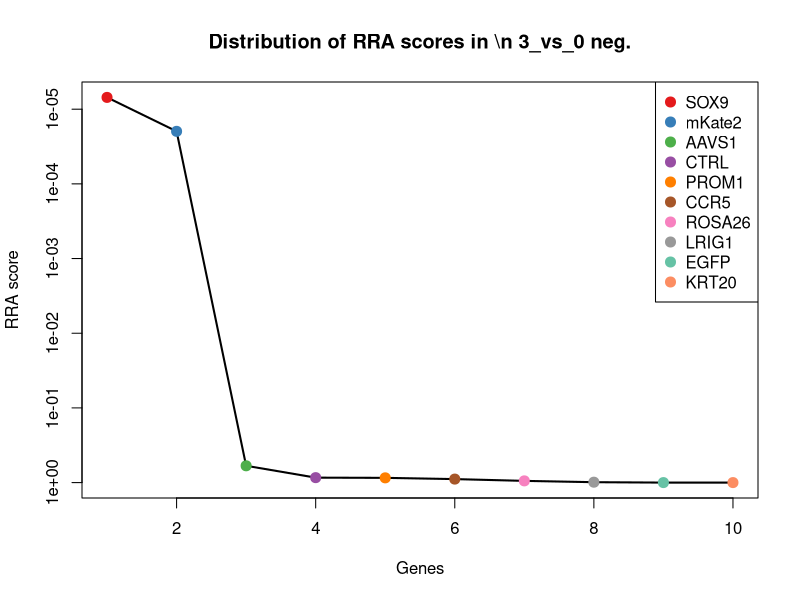
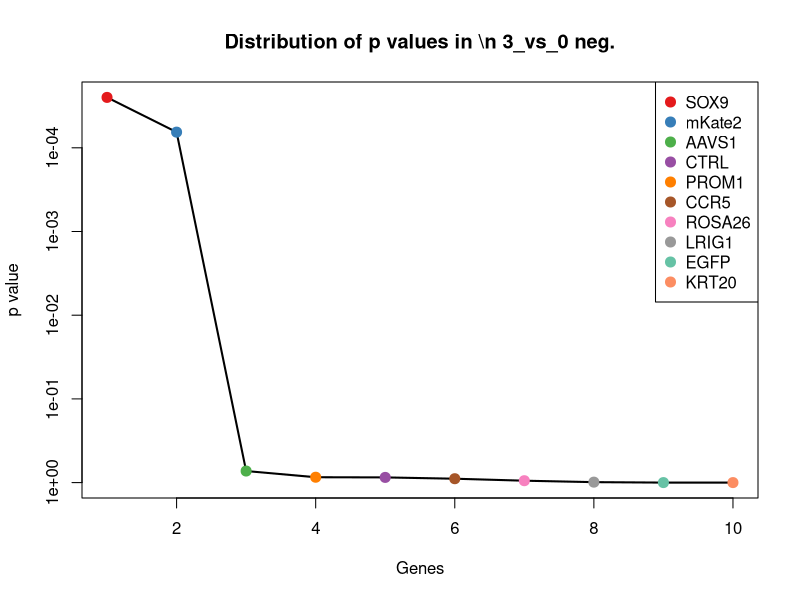
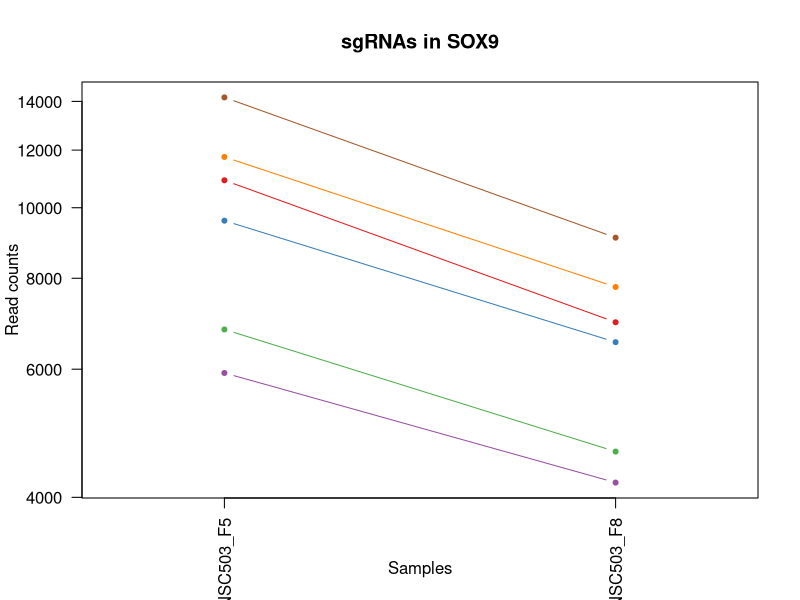
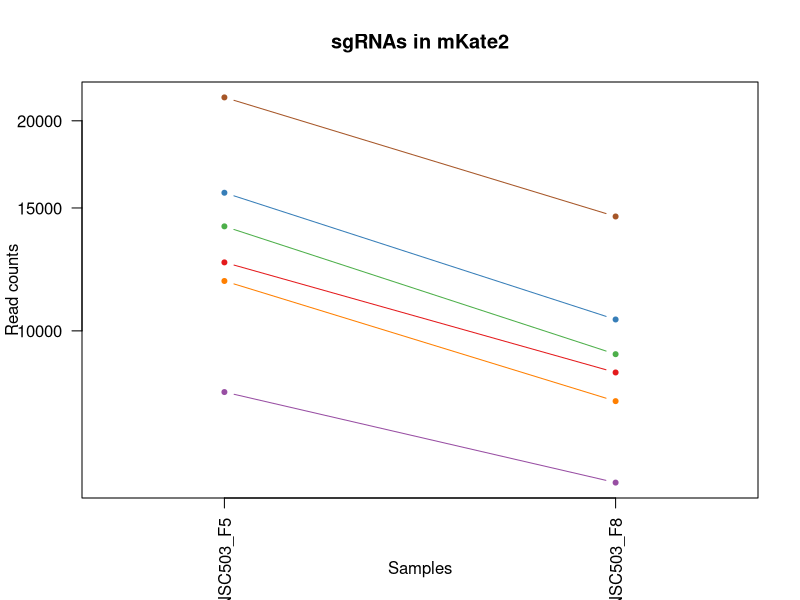
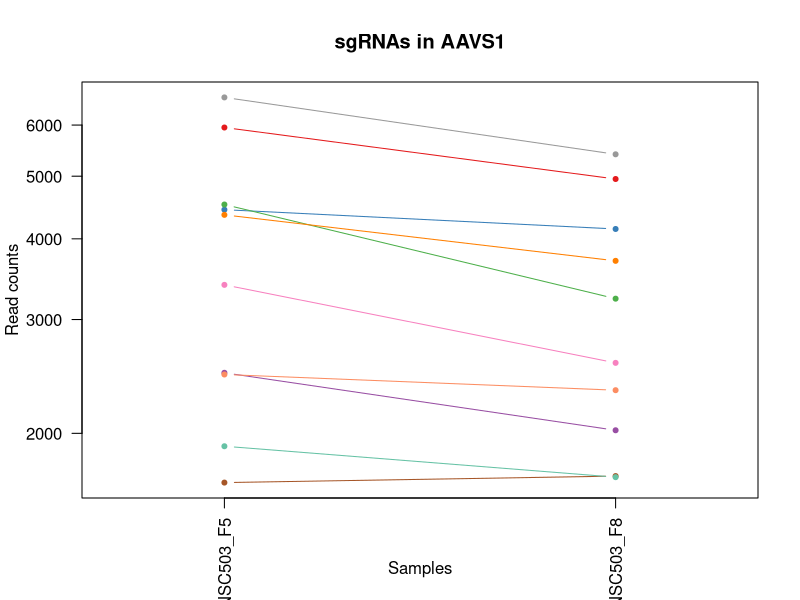
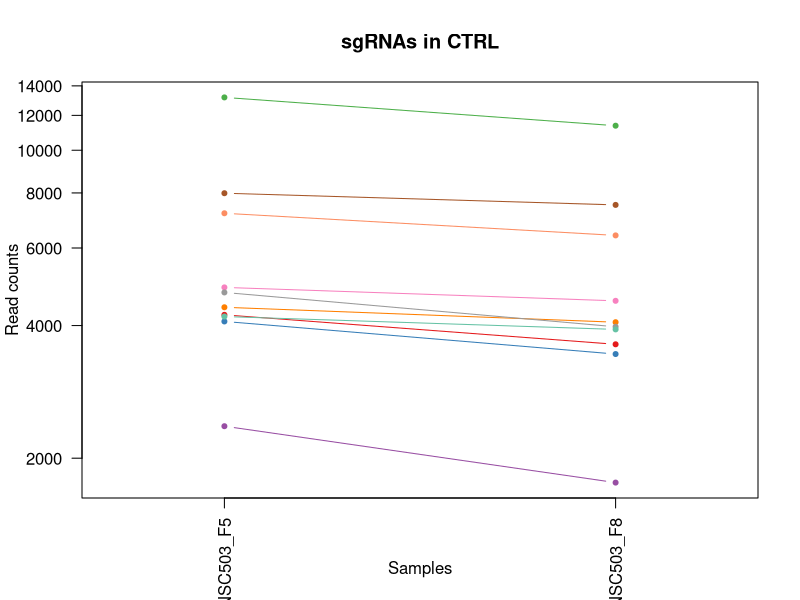
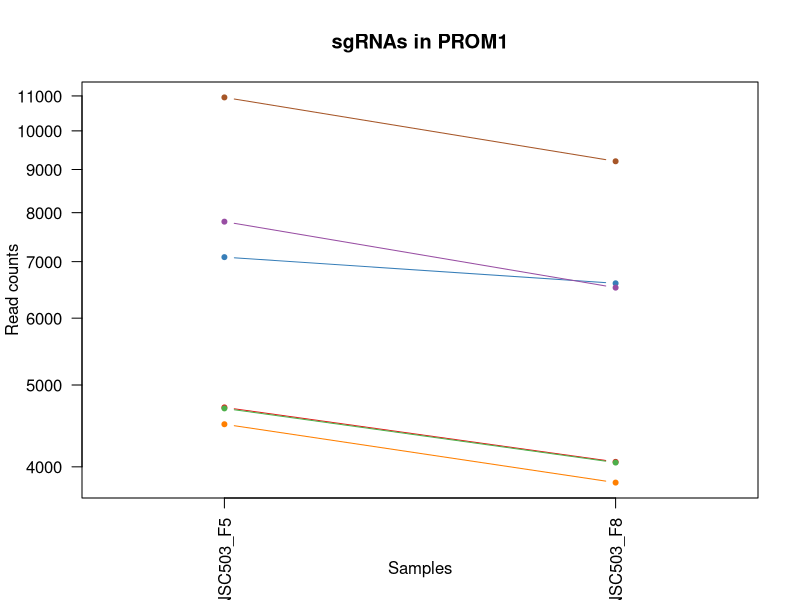
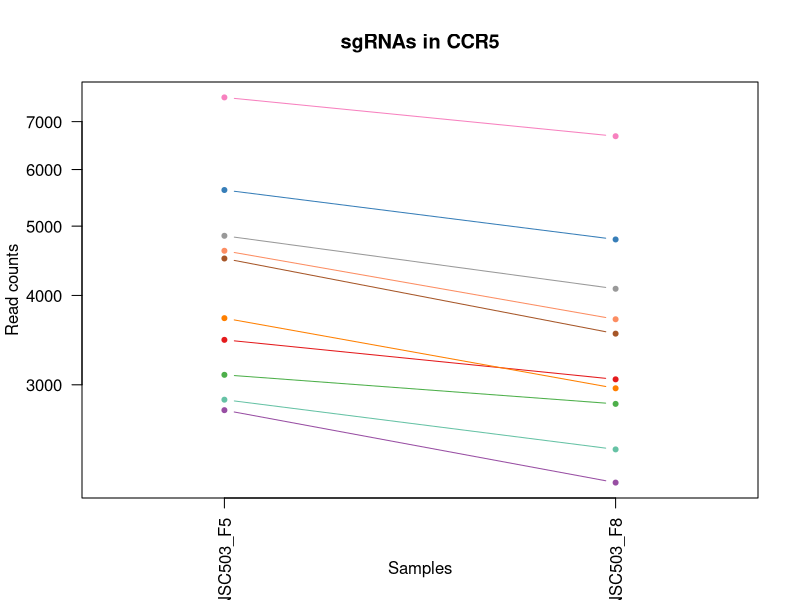

Reproduce these figures in R, in order. (Note: this script raises an error after producing the figures.)
pdf(file='S3B_c0_t3.pdf',width=4.5,height=4.5);
gstable=read.table('S3B_c0_t3.gene_summary.txt',header=T)
# 
#
# parameters
# Do not modify the variables beginning with "__"

# gstablename='__GENE_SUMMARY_FILE__'
startindex=3
# outputfile='__OUTPUT_FILE__'
targetgenelist=c("SOX9","mKate2","AAVS1","CTRL","PROM1","CCR5","ROSA26","LRIG1","EGFP","KRT20")
# samplelabel=sub('.\\w+.\\w+$','',colnames(gstable)[startindex]);
samplelabel='3_vs_0 neg.'


# You need to write some codes in front of this code:
# gstable=read.table(gstablename,header=T)
# pdf(file=outputfile,width=6,height=6)


# set up color using RColorBrewer
#library(RColorBrewer)
#colors <- brewer.pal(length(targetgenelist), "Set1")

colors=c( "#E41A1C", "#377EB8", "#4DAF4A", "#984EA3", "#FF7F00",  "#A65628", "#F781BF",
          "#999999", "#66C2A5", "#FC8D62", "#8DA0CB", "#E78AC3", "#A6D854", "#FFD92F", "#E5C494", "#B3B3B3", 
          "#8DD3C7", "#FFFFB3", "#BEBADA", "#FB8072", "#80B1D3", "#FDB462", "#B3DE69", "#FCCDE5",
          "#D9D9D9", "#BC80BD", "#CCEBC5", "#FFED6F")

######
# function definition

plotrankedvalues<-function(val, tglist, ...){
  
  plot(val,log='y',ylim=c(max(val),min(val)),type='l',lwd=2, ...)
  if(length(tglist)>0){
    for(i in 1:length(tglist)){
      targetgene=tglist[i];
      tx=which(names(val)==targetgene);ty=val[targetgene];
      points(tx,ty,col=colors[(i %% length(colors)) ],cex=2,pch=20)
      # text(tx+50,ty,targetgene,col=colors[i])
    }
    legend('topright',tglist,pch=20,pt.cex = 2,cex=1,col=colors)
  }
}



plotrandvalues<-function(val,targetgenelist, ...){
  # choose the one with the best distance distribution
  
  mindiffvalue=0;
  randval=val;
  for(i in 1:20){
    randval0=sample(val)
    vindex=sort(which(names(randval0) %in% targetgenelist))
    if(max(vindex)>0.9*length(val)){
      # print('pass...')
      next;
    }
    mindiffind=min(diff(vindex));
    if (mindiffind > mindiffvalue){
      mindiffvalue=mindiffind;
      randval=randval0;
      # print(paste('Diff: ',mindiffvalue))
    }
  }
  plot(randval,log='y',ylim=c(max(randval),min(randval)),pch=20,col='grey', ...)
  
  if(length(targetgenelist)>0){
    for(i in 1:length(targetgenelist)){
      targetgene=targetgenelist[i];
      tx=which(names(randval)==targetgene);ty=randval[targetgene];
      points(tx,ty,col=colors[(i %% length(colors)) ],cex=2,pch=20)
      text(tx+50,ty,targetgene,col=colors[i])
    }
  }
  
}




# set.seed(1235)



pvec=gstable[,startindex]
names(pvec)=gstable[,'id']
pvec=sort(pvec);

plotrankedvalues(pvec,targetgenelist,xlab='Genes',ylab='RRA score',main=paste('Distribution of RRA scores in \\n',samplelabel))

# plotrandvalues(pvec,targetgenelist,xlab='Genes',ylab='RRA score',main=paste('Distribution of RRA scores in \\n',samplelabel))


pvec=gstable[,startindex+1]
names(pvec)=gstable[,'id']
pvec=sort(pvec);

plotrankedvalues(pvec,targetgenelist,xlab='Genes',ylab='p value',main=paste('Distribution of p values in \\n',samplelabel))

# plotrandvalues(pvec,targetgenelist,xlab='Genes',ylab='p value',main=paste('Distribution of p values in \\n',samplelabel))



# you need to write after this code:
# dev.off()






# parameters
# Do not modify the variables beginning with "__"
targetmat=list(c(10905.97302303463,6959.459603345825),c(9597.156445850862,6534.76652840241),c(6802.352696669123,4622.396139855637),c(5927.728844804659,4190.193757103792),c(11741.918787298811,7781.311624601745),c(14176.142945626298,9095.44049107695))
targetgene="SOX9"
collabel=c("S21_MNSC503_F5","S24_MNSC503_F8")

# set up color using RColorBrewer
#library(RColorBrewer)
#colors <- brewer.pal(length(targetgenelist), "Set1")

colors=c( "#E41A1C", "#377EB8", "#4DAF4A", "#984EA3", "#FF7F00",  "#A65628", "#F781BF",
          "#999999", "#66C2A5", "#FC8D62", "#8DA0CB", "#E78AC3", "#A6D854", "#FFD92F", "#E5C494", "#B3B3B3", 
          "#8DD3C7", "#FFFFB3", "#BEBADA", "#FB8072", "#80B1D3", "#FDB462", "#B3DE69", "#FCCDE5",
          "#D9D9D9", "#BC80BD", "#CCEBC5", "#FFED6F")


## code

targetmatvec=unlist(targetmat)+1
yrange=range(targetmatvec[targetmatvec>0]);
# yrange[1]=1; # set the minimum value to 1
for(i in 1:length(targetmat)){
  vali=targetmat[[i]]+1;
  if(i==1){
    plot(1:length(vali),vali,type='b',las=1,pch=20,main=paste('sgRNAs in',targetgene),ylab='Read counts',xlab='Samples',xlim=c(0.7,length(vali)+0.3),ylim = yrange,col=colors[(i %% length(colors))],xaxt='n',log='y')
    axis(1,at=1:length(vali),labels=(collabel),las=2)
    # lines(0:100,rep(1,101),col='black');
  }else{
    lines(1:length(vali),vali,type='b',pch=20,col=colors[(i %% length(colors))])
  }
}




# parameters
# Do not modify the variables beginning with "__"
targetmat=list(c(12534.195742982027,8716.637630518382),c(15771.925979199263,10382.035228921244),c(14116.254293858117,9258.976527793864),c(8171.057925621072,6060.845768937066),c(11788.082956370117,7929.8290457018),c(21602.33576488063,14583.910131504816))
targetgene="mKate2"
collabel=c("S21_MNSC503_F5","S24_MNSC503_F8")

# set up color using RColorBrewer
#library(RColorBrewer)
#colors <- brewer.pal(length(targetgenelist), "Set1")

colors=c( "#E41A1C", "#377EB8", "#4DAF4A", "#984EA3", "#FF7F00",  "#A65628", "#F781BF",
          "#999999", "#66C2A5", "#FC8D62", "#8DA0CB", "#E78AC3", "#A6D854", "#FFD92F", "#E5C494", "#B3B3B3", 
          "#8DD3C7", "#FFFFB3", "#BEBADA", "#FB8072", "#80B1D3", "#FDB462", "#B3DE69", "#FCCDE5",
          "#D9D9D9", "#BC80BD", "#CCEBC5", "#FFED6F")


## code

targetmatvec=unlist(targetmat)+1
yrange=range(targetmatvec[targetmatvec>0]);
# yrange[1]=1; # set the minimum value to 1
for(i in 1:length(targetmat)){
  vali=targetmat[[i]]+1;
  if(i==1){
    plot(1:length(vali),vali,type='b',las=1,pch=20,main=paste('sgRNAs in',targetgene),ylab='Read counts',xlab='Samples',xlim=c(0.7,length(vali)+0.3),ylim = yrange,col=colors[(i %% length(colors))],xaxt='n',log='y')
    axis(1,at=1:length(vali),labels=(collabel),las=2)
    # lines(0:100,rep(1,101),col='black');
  }else{
    lines(1:length(vali),vali,type='b',pch=20,col=colors[(i %% length(colors))])
  }
}




# parameters
# Do not modify the variables beginning with "__"
targetmat=list(c(5946.444048482216,4949.468213289465),c(4436.750951826009,4141.800440116134),c(4519.097848007256,3230.671092693326),c(2480.3883273987926,2020.8381680018688),c(4355.651735889932,3697.0825443502395),c(1676.8822495090428,1716.2940179933294),c(3393.690266863539,2569.852005551509),c(6620.191380874242,5405.03288700087),c(1908.9507751107408,1709.6190777191696),c(2465.4161644567475,2331.2228907502977))
targetgene="AAVS1"
collabel=c("S21_MNSC503_F5","S24_MNSC503_F8")

# set up color using RColorBrewer
#library(RColorBrewer)
#colors <- brewer.pal(length(targetgenelist), "Set1")

colors=c( "#E41A1C", "#377EB8", "#4DAF4A", "#984EA3", "#FF7F00",  "#A65628", "#F781BF",
          "#999999", "#66C2A5", "#FC8D62", "#8DA0CB", "#E78AC3", "#A6D854", "#FFD92F", "#E5C494", "#B3B3B3", 
          "#8DD3C7", "#FFFFB3", "#BEBADA", "#FB8072", "#80B1D3", "#FDB462", "#B3DE69", "#FCCDE5",
          "#D9D9D9", "#BC80BD", "#CCEBC5", "#FFED6F")


## code

targetmatvec=unlist(targetmat)+1
yrange=range(targetmatvec[targetmatvec>0]);
# yrange[1]=1; # set the minimum value to 1
for(i in 1:length(targetmat)){
  vali=targetmat[[i]]+1;
  if(i==1){
    plot(1:length(vali),vali,type='b',las=1,pch=20,main=paste('sgRNAs in',targetgene),ylab='Read counts',xlab='Samples',xlim=c(0.7,length(vali)+0.3),ylim = yrange,col=colors[(i %% length(colors))],xaxt='n',log='y')
    axis(1,at=1:length(vali),labels=(collabel),las=2)
    # lines(0:100,rep(1,101),col='black');
  }else{
    lines(1:length(vali),vali,type='b',pch=20,col=colors[(i %% length(colors))])
  }
}




# parameters
# Do not modify the variables beginning with "__"
targetmat=list(c(4229.636031127719,3626.161303937292),c(4086.1528029331216,3445.9379165349783),c(13179.246429735133,11367.42328689408),c(2363.106384352773,1759.681129775368),c(4400.568224716067,4070.0448321689164),c(7987.648929581021,7514.314013635355),c(4882.172799351849,4551.474899442689),c(4754.909414344466,3974.09256572787),c(4192.205623772607,3919.858676000322),c(7192.876613407464,6407.108295659104))
targetgene="CTRL"
collabel=c("S21_MNSC503_F5","S24_MNSC503_F8")

# set up color using RColorBrewer
#library(RColorBrewer)
#colors <- brewer.pal(length(targetgenelist), "Set1")

colors=c( "#E41A1C", "#377EB8", "#4DAF4A", "#984EA3", "#FF7F00",  "#A65628", "#F781BF",
          "#999999", "#66C2A5", "#FC8D62", "#8DA0CB", "#E78AC3", "#A6D854", "#FFD92F", "#E5C494", "#B3B3B3", 
          "#8DD3C7", "#FFFFB3", "#BEBADA", "#FB8072", "#80B1D3", "#FDB462", "#B3DE69", "#FCCDE5",
          "#D9D9D9", "#BC80BD", "#CCEBC5", "#FFED6F")


## code

targetmatvec=unlist(targetmat)+1
yrange=range(targetmatvec[targetmatvec>0]);
# yrange[1]=1; # set the minimum value to 1
for(i in 1:length(targetmat)){
  vali=targetmat[[i]]+1;
  if(i==1){
    plot(1:length(vali),vali,type='b',las=1,pch=20,main=paste('sgRNAs in',targetgene),ylab='Read counts',xlab='Samples',xlim=c(0.7,length(vali)+0.3),ylim = yrange,col=colors[(i %% length(colors))],xaxt='n',log='y')
    axis(1,at=1:length(vali),labels=(collabel),las=2)
    # lines(0:100,rep(1,101),col='black');
  }else{
    lines(1:length(vali),vali,type='b',pch=20,col=colors[(i %% length(colors))])
  }
}




# parameters
# Do not modify the variables beginning with "__"
targetmat=list(c(4702.506844047309,4053.357481483517),c(7085.5761123228085,6597.344093472658),c(4690.030041595604,4045.8481736750873),c(7805.48761378614,6519.74791278555),c(4491.648882613507,3830.581349833435),c(10954.632552596277,9203.073902997776))
targetgene="PROM1"
collabel=c("S21_MNSC503_F5","S24_MNSC503_F8")

# set up color using RColorBrewer
#library(RColorBrewer)
#colors <- brewer.pal(length(targetgenelist), "Set1")

colors=c( "#E41A1C", "#377EB8", "#4DAF4A", "#984EA3", "#FF7F00",  "#A65628", "#F781BF",
          "#999999", "#66C2A5", "#FC8D62", "#8DA0CB", "#E78AC3", "#A6D854", "#FFD92F", "#E5C494", "#B3B3B3", 
          "#8DD3C7", "#FFFFB3", "#BEBADA", "#FB8072", "#80B1D3", "#FDB462", "#B3DE69", "#FCCDE5",
          "#D9D9D9", "#BC80BD", "#CCEBC5", "#FFED6F")


## code

targetmatvec=unlist(targetmat)+1
yrange=range(targetmatvec[targetmatvec>0]);
# yrange[1]=1; # set the minimum value to 1
for(i in 1:length(targetmat)){
  vali=targetmat[[i]]+1;
  if(i==1){
    plot(1:length(vali),vali,type='b',las=1,pch=20,main=paste('sgRNAs in',targetgene),ylab='Read counts',xlab='Samples',xlim=c(0.7,length(vali)+0.3),ylim = yrange,col=colors[(i %% length(colors))],xaxt='n',log='y')
    axis(1,at=1:length(vali),labels=(collabel),las=2)
    # lines(0:100,rep(1,101),col='black');
  }else{
    lines(1:length(vali),vali,type='b',pch=20,col=colors[(i %% length(colors))])
  }
}




# parameters
# Do not modify the variables beginning with "__"
targetmat=list(c(3466.055721083423,3052.116440359552),c(5615.808783512055,4789.269646709631),c(3096.7423685129793,2820.1622658325005),c(2763.6117430524773,2188.5460423901327),c(3716.8394503626773,2965.3422167954755),c(4504.125685065212,3536.0496102361353),c(7567.18068695859,6678.2777442968445),c(4845.990072241906,4085.897815320046),c(2858.4354416854294,2435.518832534044),c(4617.66458737572,3703.7574846243992))
targetgene="CCR5"
collabel=c("S21_MNSC503_F5","S24_MNSC503_F8")

# set up color using RColorBrewer
#library(RColorBrewer)
#colors <- brewer.pal(length(targetgenelist), "Set1")

colors=c( "#E41A1C", "#377EB8", "#4DAF4A", "#984EA3", "#FF7F00",  "#A65628", "#F781BF",
          "#999999", "#66C2A5", "#FC8D62", "#8DA0CB", "#E78AC3", "#A6D854", "#FFD92F", "#E5C494", "#B3B3B3", 
          "#8DD3C7", "#FFFFB3", "#BEBADA", "#FB8072", "#80B1D3", "#FDB462", "#B3DE69", "#FCCDE5",
          "#D9D9D9", "#BC80BD", "#CCEBC5", "#FFED6F")


## code

targetmatvec=unlist(targetmat)+1
yrange=range(targetmatvec[targetmatvec>0]);
# yrange[1]=1; # set the minimum value to 1
for(i in 1:length(targetmat)){
  vali=targetmat[[i]]+1;
  if(i==1){
    plot(1:length(vali),vali,type='b',las=1,pch=20,main=paste('sgRNAs in',targetgene),ylab='Read counts',xlab='Samples',xlim=c(0.7,length(vali)+0.3),ylim = yrange,col=colors[(i %% length(colors))],xaxt='n',log='y')
    axis(1,at=1:length(vali),labels=(collabel),las=2)
    # lines(0:100,rep(1,101),col='black');
  }else{
    lines(1:length(vali),vali,type='b',pch=20,col=colors[(i %% length(colors))])
  }
}




# parameters
# Do not modify the variables beginning with "__"
targetmat=list(c(14743.837457178839,13052.84570611942),c(6064.973671773406,5558.556513306544),c(7165.427648013715,6432.973689221473),c(5256.476872902974,4639.917858075306),c(4696.268442821456,4150.144115458834),c(7118.015798697239,5918.168920576902),c(6174.769533348403,5022.892556305223),c(4101.124965875167,3403.38517228721),c(1917.6845368269337,1711.2878127877095),c(5684.431196996428,5361.645775218831))
targetgene="ROSA26"
collabel=c("S21_MNSC503_F5","S24_MNSC503_F8")

# set up color using RColorBrewer
#library(RColorBrewer)
#colors <- brewer.pal(length(targetgenelist), "Set1")

colors=c( "#E41A1C", "#377EB8", "#4DAF4A", "#984EA3", "#FF7F00",  "#A65628", "#F781BF",
          "#999999", "#66C2A5", "#FC8D62", "#8DA0CB", "#E78AC3", "#A6D854", "#FFD92F", "#E5C494", "#B3B3B3", 
          "#8DD3C7", "#FFFFB3", "#BEBADA", "#FB8072", "#80B1D3", "#FDB462", "#B3DE69", "#FCCDE5",
          "#D9D9D9", "#BC80BD", "#CCEBC5", "#FFED6F")


## code

targetmatvec=unlist(targetmat)+1
yrange=range(targetmatvec[targetmatvec>0]);
# yrange[1]=1; # set the minimum value to 1
for(i in 1:length(targetmat)){
  vali=targetmat[[i]]+1;
  if(i==1){
    plot(1:length(vali),vali,type='b',las=1,pch=20,main=paste('sgRNAs in',targetgene),ylab='Read counts',xlab='Samples',xlim=c(0.7,length(vali)+0.3),ylim = yrange,col=colors[(i %% length(colors))],xaxt='n',log='y')
    axis(1,at=1:length(vali),labels=(collabel),las=2)
    # lines(0:100,rep(1,101),col='black');
  }else{
    lines(1:length(vali),vali,type='b',pch=20,col=colors[(i %% length(colors))])
  }
}




# parameters
# Do not modify the variables beginning with "__"
targetmat=list(c(5837.89586715239,5095.48253178671),c(3186.5753461652494,2943.648660904456),c(3297.6188879854167,3074.6443637848415),c(6385.627494782203,5830.560329478554),c(9191.660366170476,8504.70827681381),c(3411.1577902959248,3129.7126210466595))
targetgene="LRIG1"
collabel=c("S21_MNSC503_F5","S24_MNSC503_F8")

# set up color using RColorBrewer
#library(RColorBrewer)
#colors <- brewer.pal(length(targetgenelist), "Set1")

colors=c( "#E41A1C", "#377EB8", "#4DAF4A", "#984EA3", "#FF7F00",  "#A65628", "#F781BF",
          "#999999", "#66C2A5", "#FC8D62", "#8DA0CB", "#E78AC3", "#A6D854", "#FFD92F", "#E5C494", "#B3B3B3", 
          "#8DD3C7", "#FFFFB3", "#BEBADA", "#FB8072", "#80B1D3", "#FDB462", "#B3DE69", "#FCCDE5",
          "#D9D9D9", "#BC80BD", "#CCEBC5", "#FFED6F")


## code

targetmatvec=unlist(targetmat)+1
yrange=range(targetmatvec[targetmatvec>0]);
# yrange[1]=1; # set the minimum value to 1
for(i in 1:length(targetmat)){
  vali=targetmat[[i]]+1;
  if(i==1){
    plot(1:length(vali),vali,type='b',las=1,pch=20,main=paste('sgRNAs in',targetgene),ylab='Read counts',xlab='Samples',xlim=c(0.7,length(vali)+0.3),ylim = yrange,col=colors[(i %% length(colors))],xaxt='n',log='y')
    axis(1,at=1:length(vali),labels=(collabel),las=2)
    # lines(0:100,rep(1,101),col='black');
  }else{
    lines(1:length(vali),vali,type='b',pch=20,col=colors[(i %% length(colors))])
  }
}




# parameters
# Do not modify the variables beginning with "__"
targetmat=list(c(281.97573540851465,8322.816154342956),c(318.15846251845676,10417.913032894852),c(259.5174909954471,6272.7751226416385),c(331.8829452153314,5178.919285213708),c(371.8087130607848,9085.42808066571),c(2366.8494250882845,9520.133566020364))
targetgene="EGFP"
collabel=c("S21_MNSC503_F5","S24_MNSC503_F8")

# set up color using RColorBrewer
#library(RColorBrewer)
#colors <- brewer.pal(length(targetgenelist), "Set1")

colors=c( "#E41A1C", "#377EB8", "#4DAF4A", "#984EA3", "#FF7F00",  "#A65628", "#F781BF",
          "#999999", "#66C2A5", "#FC8D62", "#8DA0CB", "#E78AC3", "#A6D854", "#FFD92F", "#E5C494", "#B3B3B3", 
          "#8DD3C7", "#FFFFB3", "#BEBADA", "#FB8072", "#80B1D3", "#FDB462", "#B3DE69", "#FCCDE5",
          "#D9D9D9", "#BC80BD", "#CCEBC5", "#FFED6F")


## code

targetmatvec=unlist(targetmat)+1
yrange=range(targetmatvec[targetmatvec>0]);
# yrange[1]=1; # set the minimum value to 1
for(i in 1:length(targetmat)){
  vali=targetmat[[i]]+1;
  if(i==1){
    plot(1:length(vali),vali,type='b',las=1,pch=20,main=paste('sgRNAs in',targetgene),ylab='Read counts',xlab='Samples',xlim=c(0.7,length(vali)+0.3),ylim = yrange,col=colors[(i %% length(colors))],xaxt='n',log='y')
    axis(1,at=1:length(vali),labels=(collabel),las=2)
    # lines(0:100,rep(1,101),col='black');
  }else{
    lines(1:length(vali),vali,type='b',pch=20,col=colors[(i %% length(colors))])
  }
}




# parameters
# Do not modify the variables beginning with "__"
targetmat=list(c(1106.6923774661614,6683.283949502465),c(1053.0421269238334,9659.47294424345),c(877.1192123548044,7124.664375131279),c(502.81513880367874,3421.741258041149),c(1311.3119376741101,11258.955507438983),c(1031.8315627559364,5230.650072338445))
targetgene="KRT20"
collabel=c("S21_MNSC503_F5","S24_MNSC503_F8")

# set up color using RColorBrewer
#library(RColorBrewer)
#colors <- brewer.pal(length(targetgenelist), "Set1")

colors=c( "#E41A1C", "#377EB8", "#4DAF4A", "#984EA3", "#FF7F00",  "#A65628", "#F781BF",
          "#999999", "#66C2A5", "#FC8D62", "#8DA0CB", "#E78AC3", "#A6D854", "#FFD92F", "#E5C494", "#B3B3B3", 
          "#8DD3C7", "#FFFFB3", "#BEBADA", "#FB8072", "#80B1D3", "#FDB462", "#B3DE69", "#FCCDE5",
          "#D9D9D9", "#BC80BD", "#CCEBC5", "#FFED6F")


## code

targetmatvec=unlist(targetmat)+1
yrange=range(targetmatvec[targetmatvec>0]);
# yrange[1]=1; # set the minimum value to 1
for(i in 1:length(targetmat)){
  vali=targetmat[[i]]+1;
  if(i==1){
    plot(1:length(vali),vali,type='b',las=1,pch=20,main=paste('sgRNAs in',targetgene),ylab='Read counts',xlab='Samples',xlim=c(0.7,length(vali)+0.3),ylim = yrange,col=colors[(i %% length(colors))],xaxt='n',log='y')
    axis(1,at=1:length(vali),labels=(collabel),las=2)
    # lines(0:100,rep(1,101),col='black');
  }else{
    lines(1:length(vali),vali,type='b',pch=20,col=colors[(i %% length(colors))])
  }
}



# 
#
# parameters
# Do not modify the variables beginning with "__"

# gstablename='__GENE_SUMMARY_FILE__'
startindex=9
# outputfile='__OUTPUT_FILE__'
targetgenelist=c("EGFP","KRT20","LRIG1","AAVS1","CTRL","ROSA26","PROM1","CCR5","mKate2","SOX9")
# samplelabel=sub('.\\w+.\\w+$','',colnames(gstable)[startindex]);
samplelabel='3_vs_0 pos.'


# You need to write some codes in front of this code:
# gstable=read.table(gstablename,header=T)
# pdf(file=outputfile,width=6,height=6)


# set up color using RColorBrewer
#library(RColorBrewer)
#colors <- brewer.pal(length(targetgenelist), "Set1")

colors=c( "#E41A1C", "#377EB8", "#4DAF4A", "#984EA3", "#FF7F00",  "#A65628", "#F781BF",
          "#999999", "#66C2A5", "#FC8D62", "#8DA0CB", "#E78AC3", "#A6D854", "#FFD92F", "#E5C494", "#B3B3B3", 
          "#8DD3C7", "#FFFFB3", "#BEBADA", "#FB8072", "#80B1D3", "#FDB462", "#B3DE69", "#FCCDE5",
          "#D9D9D9", "#BC80BD", "#CCEBC5", "#FFED6F")

######
# function definition

plotrankedvalues<-function(val, tglist, ...){
  
  plot(val,log='y',ylim=c(max(val),min(val)),type='l',lwd=2, ...)
  if(length(tglist)>0){
    for(i in 1:length(tglist)){
      targetgene=tglist[i];
      tx=which(names(val)==targetgene);ty=val[targetgene];
      points(tx,ty,col=colors[(i %% length(colors)) ],cex=2,pch=20)
      # text(tx+50,ty,targetgene,col=colors[i])
    }
    legend('topright',tglist,pch=20,pt.cex = 2,cex=1,col=colors)
  }
}



plotrandvalues<-function(val,targetgenelist, ...){
  # choose the one with the best distance distribution
  
  mindiffvalue=0;
  randval=val;
  for(i in 1:20){
    randval0=sample(val)
    vindex=sort(which(names(randval0) %in% targetgenelist))
    if(max(vindex)>0.9*length(val)){
      # print('pass...')
      next;
    }
    mindiffind=min(diff(vindex));
    if (mindiffind > mindiffvalue){
      mindiffvalue=mindiffind;
      randval=randval0;
      # print(paste('Diff: ',mindiffvalue))
    }
  }
  plot(randval,log='y',ylim=c(max(randval),min(randval)),pch=20,col='grey', ...)
  
  if(length(targetgenelist)>0){
    for(i in 1:length(targetgenelist)){
      targetgene=targetgenelist[i];
      tx=which(names(randval)==targetgene);ty=randval[targetgene];
      points(tx,ty,col=colors[(i %% length(colors)) ],cex=2,pch=20)
      text(tx+50,ty,targetgene,col=colors[i])
    }
  }
  
}




# set.seed(1235)



pvec=gstable[,startindex]
names(pvec)=gstable[,'id']
pvec=sort(pvec);

plotrankedvalues(pvec,targetgenelist,xlab='Genes',ylab='RRA score',main=paste('Distribution of RRA scores in \\n',samplelabel))

# plotrandvalues(pvec,targetgenelist,xlab='Genes',ylab='RRA score',main=paste('Distribution of RRA scores in \\n',samplelabel))


pvec=gstable[,startindex+1]
names(pvec)=gstable[,'id']
pvec=sort(pvec);

plotrankedvalues(pvec,targetgenelist,xlab='Genes',ylab='p value',main=paste('Distribution of p values in \\n',samplelabel))

# plotrandvalues(pvec,targetgenelist,xlab='Genes',ylab='p value',main=paste('Distribution of p values in \\n',samplelabel))



# you need to write after this code:
# dev.off()






# parameters
# Do not modify the variables beginning with "__"
targetmat=list(c(281.97573540851465,8322.816154342956),c(318.15846251845676,10417.913032894852),c(259.5174909954471,6272.7751226416385),c(331.8829452153314,5178.919285213708),c(371.8087130607848,9085.42808066571),c(2366.8494250882845,9520.133566020364))
targetgene="EGFP"
collabel=c("S21_MNSC503_F5","S24_MNSC503_F8")

# set up color using RColorBrewer
#library(RColorBrewer)
#colors <- brewer.pal(length(targetgenelist), "Set1")

colors=c( "#E41A1C", "#377EB8", "#4DAF4A", "#984EA3", "#FF7F00",  "#A65628", "#F781BF",
          "#999999", "#66C2A5", "#FC8D62", "#8DA0CB", "#E78AC3", "#A6D854", "#FFD92F", "#E5C494", "#B3B3B3", 
          "#8DD3C7", "#FFFFB3", "#BEBADA", "#FB8072", "#80B1D3", "#FDB462", "#B3DE69", "#FCCDE5",
          "#D9D9D9", "#BC80BD", "#CCEBC5", "#FFED6F")


## code

targetmatvec=unlist(targetmat)+1
yrange=range(targetmatvec[targetmatvec>0]);
# yrange[1]=1; # set the minimum value to 1
for(i in 1:length(targetmat)){
  vali=targetmat[[i]]+1;
  if(i==1){
    plot(1:length(vali),vali,type='b',las=1,pch=20,main=paste('sgRNAs in',targetgene),ylab='Read counts',xlab='Samples',xlim=c(0.7,length(vali)+0.3),ylim = yrange,col=colors[(i %% length(colors))],xaxt='n',log='y')
    axis(1,at=1:length(vali),labels=(collabel),las=2)
    # lines(0:100,rep(1,101),col='black');
  }else{
    lines(1:length(vali),vali,type='b',pch=20,col=colors[(i %% length(colors))])
  }
}




# parameters
# Do not modify the variables beginning with "__"
targetmat=list(c(1106.6923774661614,6683.283949502465),c(1053.0421269238334,9659.47294424345),c(877.1192123548044,7124.664375131279),c(502.81513880367874,3421.741258041149),c(1311.3119376741101,11258.955507438983),c(1031.8315627559364,5230.650072338445))
targetgene="KRT20"
collabel=c("S21_MNSC503_F5","S24_MNSC503_F8")

# set up color using RColorBrewer
#library(RColorBrewer)
#colors <- brewer.pal(length(targetgenelist), "Set1")

colors=c( "#E41A1C", "#377EB8", "#4DAF4A", "#984EA3", "#FF7F00",  "#A65628", "#F781BF",
          "#999999", "#66C2A5", "#FC8D62", "#8DA0CB", "#E78AC3", "#A6D854", "#FFD92F", "#E5C494", "#B3B3B3", 
          "#8DD3C7", "#FFFFB3", "#BEBADA", "#FB8072", "#80B1D3", "#FDB462", "#B3DE69", "#FCCDE5",
          "#D9D9D9", "#BC80BD", "#CCEBC5", "#FFED6F")


## code

targetmatvec=unlist(targetmat)+1
yrange=range(targetmatvec[targetmatvec>0]);
# yrange[1]=1; # set the minimum value to 1
for(i in 1:length(targetmat)){
  vali=targetmat[[i]]+1;
  if(i==1){
    plot(1:length(vali),vali,type='b',las=1,pch=20,main=paste('sgRNAs in',targetgene),ylab='Read counts',xlab='Samples',xlim=c(0.7,length(vali)+0.3),ylim = yrange,col=colors[(i %% length(colors))],xaxt='n',log='y')
    axis(1,at=1:length(vali),labels=(collabel),las=2)
    # lines(0:100,rep(1,101),col='black');
  }else{
    lines(1:length(vali),vali,type='b',pch=20,col=colors[(i %% length(colors))])
  }
}




# parameters
# Do not modify the variables beginning with "__"
targetmat=list(c(5837.89586715239,5095.48253178671),c(3186.5753461652494,2943.648660904456),c(3297.6188879854167,3074.6443637848415),c(6385.627494782203,5830.560329478554),c(9191.660366170476,8504.70827681381),c(3411.1577902959248,3129.7126210466595))
targetgene="LRIG1"
collabel=c("S21_MNSC503_F5","S24_MNSC503_F8")

# set up color using RColorBrewer
#library(RColorBrewer)
#colors <- brewer.pal(length(targetgenelist), "Set1")

colors=c( "#E41A1C", "#377EB8", "#4DAF4A", "#984EA3", "#FF7F00",  "#A65628", "#F781BF",
          "#999999", "#66C2A5", "#FC8D62", "#8DA0CB", "#E78AC3", "#A6D854", "#FFD92F", "#E5C494", "#B3B3B3", 
          "#8DD3C7", "#FFFFB3", "#BEBADA", "#FB8072", "#80B1D3", "#FDB462", "#B3DE69", "#FCCDE5",
          "#D9D9D9", "#BC80BD", "#CCEBC5", "#FFED6F")


## code

targetmatvec=unlist(targetmat)+1
yrange=range(targetmatvec[targetmatvec>0]);
# yrange[1]=1; # set the minimum value to 1
for(i in 1:length(targetmat)){
  vali=targetmat[[i]]+1;
  if(i==1){
    plot(1:length(vali),vali,type='b',las=1,pch=20,main=paste('sgRNAs in',targetgene),ylab='Read counts',xlab='Samples',xlim=c(0.7,length(vali)+0.3),ylim = yrange,col=colors[(i %% length(colors))],xaxt='n',log='y')
    axis(1,at=1:length(vali),labels=(collabel),las=2)
    # lines(0:100,rep(1,101),col='black');
  }else{
    lines(1:length(vali),vali,type='b',pch=20,col=colors[(i %% length(colors))])
  }
}




# parameters
# Do not modify the variables beginning with "__"
targetmat=list(c(5946.444048482216,4949.468213289465),c(4436.750951826009,4141.800440116134),c(4519.097848007256,3230.671092693326),c(2480.3883273987926,2020.8381680018688),c(4355.651735889932,3697.0825443502395),c(1676.8822495090428,1716.2940179933294),c(3393.690266863539,2569.852005551509),c(6620.191380874242,5405.03288700087),c(1908.9507751107408,1709.6190777191696),c(2465.4161644567475,2331.2228907502977))
targetgene="AAVS1"
collabel=c("S21_MNSC503_F5","S24_MNSC503_F8")

# set up color using RColorBrewer
#library(RColorBrewer)
#colors <- brewer.pal(length(targetgenelist), "Set1")

colors=c( "#E41A1C", "#377EB8", "#4DAF4A", "#984EA3", "#FF7F00",  "#A65628", "#F781BF",
          "#999999", "#66C2A5", "#FC8D62", "#8DA0CB", "#E78AC3", "#A6D854", "#FFD92F", "#E5C494", "#B3B3B3", 
          "#8DD3C7", "#FFFFB3", "#BEBADA", "#FB8072", "#80B1D3", "#FDB462", "#B3DE69", "#FCCDE5",
          "#D9D9D9", "#BC80BD", "#CCEBC5", "#FFED6F")


## code

targetmatvec=unlist(targetmat)+1
yrange=range(targetmatvec[targetmatvec>0]);
# yrange[1]=1; # set the minimum value to 1
for(i in 1:length(targetmat)){
  vali=targetmat[[i]]+1;
  if(i==1){
    plot(1:length(vali),vali,type='b',las=1,pch=20,main=paste('sgRNAs in',targetgene),ylab='Read counts',xlab='Samples',xlim=c(0.7,length(vali)+0.3),ylim = yrange,col=colors[(i %% length(colors))],xaxt='n',log='y')
    axis(1,at=1:length(vali),labels=(collabel),las=2)
    # lines(0:100,rep(1,101),col='black');
  }else{
    lines(1:length(vali),vali,type='b',pch=20,col=colors[(i %% length(colors))])
  }
}




# parameters
# Do not modify the variables beginning with "__"
targetmat=list(c(4229.636031127719,3626.161303937292),c(4086.1528029331216,3445.9379165349783),c(13179.246429735133,11367.42328689408),c(2363.106384352773,1759.681129775368),c(4400.568224716067,4070.0448321689164),c(7987.648929581021,7514.314013635355),c(4882.172799351849,4551.474899442689),c(4754.909414344466,3974.09256572787),c(4192.205623772607,3919.858676000322),c(7192.876613407464,6407.108295659104))
targetgene="CTRL"
collabel=c("S21_MNSC503_F5","S24_MNSC503_F8")

# set up color using RColorBrewer
#library(RColorBrewer)
#colors <- brewer.pal(length(targetgenelist), "Set1")

colors=c( "#E41A1C", "#377EB8", "#4DAF4A", "#984EA3", "#FF7F00",  "#A65628", "#F781BF",
          "#999999", "#66C2A5", "#FC8D62", "#8DA0CB", "#E78AC3", "#A6D854", "#FFD92F", "#E5C494", "#B3B3B3", 
          "#8DD3C7", "#FFFFB3", "#BEBADA", "#FB8072", "#80B1D3", "#FDB462", "#B3DE69", "#FCCDE5",
          "#D9D9D9", "#BC80BD", "#CCEBC5", "#FFED6F")


## code

targetmatvec=unlist(targetmat)+1
yrange=range(targetmatvec[targetmatvec>0]);
# yrange[1]=1; # set the minimum value to 1
for(i in 1:length(targetmat)){
  vali=targetmat[[i]]+1;
  if(i==1){
    plot(1:length(vali),vali,type='b',las=1,pch=20,main=paste('sgRNAs in',targetgene),ylab='Read counts',xlab='Samples',xlim=c(0.7,length(vali)+0.3),ylim = yrange,col=colors[(i %% length(colors))],xaxt='n',log='y')
    axis(1,at=1:length(vali),labels=(collabel),las=2)
    # lines(0:100,rep(1,101),col='black');
  }else{
    lines(1:length(vali),vali,type='b',pch=20,col=colors[(i %% length(colors))])
  }
}




# parameters
# Do not modify the variables beginning with "__"
targetmat=list(c(14743.837457178839,13052.84570611942),c(6064.973671773406,5558.556513306544),c(7165.427648013715,6432.973689221473),c(5256.476872902974,4639.917858075306),c(4696.268442821456,4150.144115458834),c(7118.015798697239,5918.168920576902),c(6174.769533348403,5022.892556305223),c(4101.124965875167,3403.38517228721),c(1917.6845368269337,1711.2878127877095),c(5684.431196996428,5361.645775218831))
targetgene="ROSA26"
collabel=c("S21_MNSC503_F5","S24_MNSC503_F8")

# set up color using RColorBrewer
#library(RColorBrewer)
#colors <- brewer.pal(length(targetgenelist), "Set1")

colors=c( "#E41A1C", "#377EB8", "#4DAF4A", "#984EA3", "#FF7F00",  "#A65628", "#F781BF",
          "#999999", "#66C2A5", "#FC8D62", "#8DA0CB", "#E78AC3", "#A6D854", "#FFD92F", "#E5C494", "#B3B3B3", 
          "#8DD3C7", "#FFFFB3", "#BEBADA", "#FB8072", "#80B1D3", "#FDB462", "#B3DE69", "#FCCDE5",
          "#D9D9D9", "#BC80BD", "#CCEBC5", "#FFED6F")


## code

targetmatvec=unlist(targetmat)+1
yrange=range(targetmatvec[targetmatvec>0]);
# yrange[1]=1; # set the minimum value to 1
for(i in 1:length(targetmat)){
  vali=targetmat[[i]]+1;
  if(i==1){
    plot(1:length(vali),vali,type='b',las=1,pch=20,main=paste('sgRNAs in',targetgene),ylab='Read counts',xlab='Samples',xlim=c(0.7,length(vali)+0.3),ylim = yrange,col=colors[(i %% length(colors))],xaxt='n',log='y')
    axis(1,at=1:length(vali),labels=(collabel),las=2)
    # lines(0:100,rep(1,101),col='black');
  }else{
    lines(1:length(vali),vali,type='b',pch=20,col=colors[(i %% length(colors))])
  }
}




# parameters
# Do not modify the variables beginning with "__"
targetmat=list(c(4702.506844047309,4053.357481483517),c(7085.5761123228085,6597.344093472658),c(4690.030041595604,4045.8481736750873),c(7805.48761378614,6519.74791278555),c(4491.648882613507,3830.581349833435),c(10954.632552596277,9203.073902997776))
targetgene="PROM1"
collabel=c("S21_MNSC503_F5","S24_MNSC503_F8")

# set up color using RColorBrewer
#library(RColorBrewer)
#colors <- brewer.pal(length(targetgenelist), "Set1")

colors=c( "#E41A1C", "#377EB8", "#4DAF4A", "#984EA3", "#FF7F00",  "#A65628", "#F781BF",
          "#999999", "#66C2A5", "#FC8D62", "#8DA0CB", "#E78AC3", "#A6D854", "#FFD92F", "#E5C494", "#B3B3B3", 
          "#8DD3C7", "#FFFFB3", "#BEBADA", "#FB8072", "#80B1D3", "#FDB462", "#B3DE69", "#FCCDE5",
          "#D9D9D9", "#BC80BD", "#CCEBC5", "#FFED6F")


## code

targetmatvec=unlist(targetmat)+1
yrange=range(targetmatvec[targetmatvec>0]);
# yrange[1]=1; # set the minimum value to 1
for(i in 1:length(targetmat)){
  vali=targetmat[[i]]+1;
  if(i==1){
    plot(1:length(vali),vali,type='b',las=1,pch=20,main=paste('sgRNAs in',targetgene),ylab='Read counts',xlab='Samples',xlim=c(0.7,length(vali)+0.3),ylim = yrange,col=colors[(i %% length(colors))],xaxt='n',log='y')
    axis(1,at=1:length(vali),labels=(collabel),las=2)
    # lines(0:100,rep(1,101),col='black');
  }else{
    lines(1:length(vali),vali,type='b',pch=20,col=colors[(i %% length(colors))])
  }
}




# parameters
# Do not modify the variables beginning with "__"
targetmat=list(c(3466.055721083423,3052.116440359552),c(5615.808783512055,4789.269646709631),c(3096.7423685129793,2820.1622658325005),c(2763.6117430524773,2188.5460423901327),c(3716.8394503626773,2965.3422167954755),c(4504.125685065212,3536.0496102361353),c(7567.18068695859,6678.2777442968445),c(4845.990072241906,4085.897815320046),c(2858.4354416854294,2435.518832534044),c(4617.66458737572,3703.7574846243992))
targetgene="CCR5"
collabel=c("S21_MNSC503_F5","S24_MNSC503_F8")

# set up color using RColorBrewer
#library(RColorBrewer)
#colors <- brewer.pal(length(targetgenelist), "Set1")

colors=c( "#E41A1C", "#377EB8", "#4DAF4A", "#984EA3", "#FF7F00",  "#A65628", "#F781BF",
          "#999999", "#66C2A5", "#FC8D62", "#8DA0CB", "#E78AC3", "#A6D854", "#FFD92F", "#E5C494", "#B3B3B3", 
          "#8DD3C7", "#FFFFB3", "#BEBADA", "#FB8072", "#80B1D3", "#FDB462", "#B3DE69", "#FCCDE5",
          "#D9D9D9", "#BC80BD", "#CCEBC5", "#FFED6F")


## code

targetmatvec=unlist(targetmat)+1
yrange=range(targetmatvec[targetmatvec>0]);
# yrange[1]=1; # set the minimum value to 1
for(i in 1:length(targetmat)){
  vali=targetmat[[i]]+1;
  if(i==1){
    plot(1:length(vali),vali,type='b',las=1,pch=20,main=paste('sgRNAs in',targetgene),ylab='Read counts',xlab='Samples',xlim=c(0.7,length(vali)+0.3),ylim = yrange,col=colors[(i %% length(colors))],xaxt='n',log='y')
    axis(1,at=1:length(vali),labels=(collabel),las=2)
    # lines(0:100,rep(1,101),col='black');
  }else{
    lines(1:length(vali),vali,type='b',pch=20,col=colors[(i %% length(colors))])
  }
}




# parameters
# Do not modify the variables beginning with "__"
targetmat=list(c(12534.195742982027,8716.637630518382),c(15771.925979199263,10382.035228921244),c(14116.254293858117,9258.976527793864),c(8171.057925621072,6060.845768937066),c(11788.082956370117,7929.8290457018),c(21602.33576488063,14583.910131504816))
targetgene="mKate2"
collabel=c("S21_MNSC503_F5","S24_MNSC503_F8")

# set up color using RColorBrewer
#library(RColorBrewer)
#colors <- brewer.pal(length(targetgenelist), "Set1")

colors=c( "#E41A1C", "#377EB8", "#4DAF4A", "#984EA3", "#FF7F00",  "#A65628", "#F781BF",
          "#999999", "#66C2A5", "#FC8D62", "#8DA0CB", "#E78AC3", "#A6D854", "#FFD92F", "#E5C494", "#B3B3B3", 
          "#8DD3C7", "#FFFFB3", "#BEBADA", "#FB8072", "#80B1D3", "#FDB462", "#B3DE69", "#FCCDE5",
          "#D9D9D9", "#BC80BD", "#CCEBC5", "#FFED6F")


## code

targetmatvec=unlist(targetmat)+1
yrange=range(targetmatvec[targetmatvec>0]);
# yrange[1]=1; # set the minimum value to 1
for(i in 1:length(targetmat)){
  vali=targetmat[[i]]+1;
  if(i==1){
    plot(1:length(vali),vali,type='b',las=1,pch=20,main=paste('sgRNAs in',targetgene),ylab='Read counts',xlab='Samples',xlim=c(0.7,length(vali)+0.3),ylim = yrange,col=colors[(i %% length(colors))],xaxt='n',log='y')
    axis(1,at=1:length(vali),labels=(collabel),las=2)
    # lines(0:100,rep(1,101),col='black');
  }else{
    lines(1:length(vali),vali,type='b',pch=20,col=colors[(i %% length(colors))])
  }
}




# parameters
# Do not modify the variables beginning with "__"
targetmat=list(c(10905.97302303463,6959.459603345825),c(9597.156445850862,6534.76652840241),c(6802.352696669123,4622.396139855637),c(5927.728844804659,4190.193757103792),c(11741.918787298811,7781.311624601745),c(14176.142945626298,9095.44049107695))
targetgene="SOX9"
collabel=c("S21_MNSC503_F5","S24_MNSC503_F8")

# set up color using RColorBrewer
#library(RColorBrewer)
#colors <- brewer.pal(length(targetgenelist), "Set1")

colors=c( "#E41A1C", "#377EB8", "#4DAF4A", "#984EA3", "#FF7F00",  "#A65628", "#F781BF",
          "#999999", "#66C2A5", "#FC8D62", "#8DA0CB", "#E78AC3", "#A6D854", "#FFD92F", "#E5C494", "#B3B3B3", 
          "#8DD3C7", "#FFFFB3", "#BEBADA", "#FB8072", "#80B1D3", "#FDB462", "#B3DE69", "#FCCDE5",
          "#D9D9D9", "#BC80BD", "#CCEBC5", "#FFED6F")


## code

targetmatvec=unlist(targetmat)+1
yrange=range(targetmatvec[targetmatvec>0]);
# yrange[1]=1; # set the minimum value to 1
for(i in 1:length(targetmat)){
  vali=targetmat[[i]]+1;
  if(i==1){
    plot(1:length(vali),vali,type='b',las=1,pch=20,main=paste('sgRNAs in',targetgene),ylab='Read counts',xlab='Samples',xlim=c(0.7,length(vali)+0.3),ylim = yrange,col=colors[(i %% length(colors))],xaxt='n',log='y')
    axis(1,at=1:length(vali),labels=(collabel),las=2)
    # lines(0:100,rep(1,101),col='black');
  }else{
    lines(1:length(vali),vali,type='b',pch=20,col=colors[(i %% length(colors))])
  }
}



dev.off()
Sweave("S3B_c0_t3_summary.Rnw");
library(tools);

texi2dvi("S3B_c0_t3_summary.tex",pdf=TRUE);
